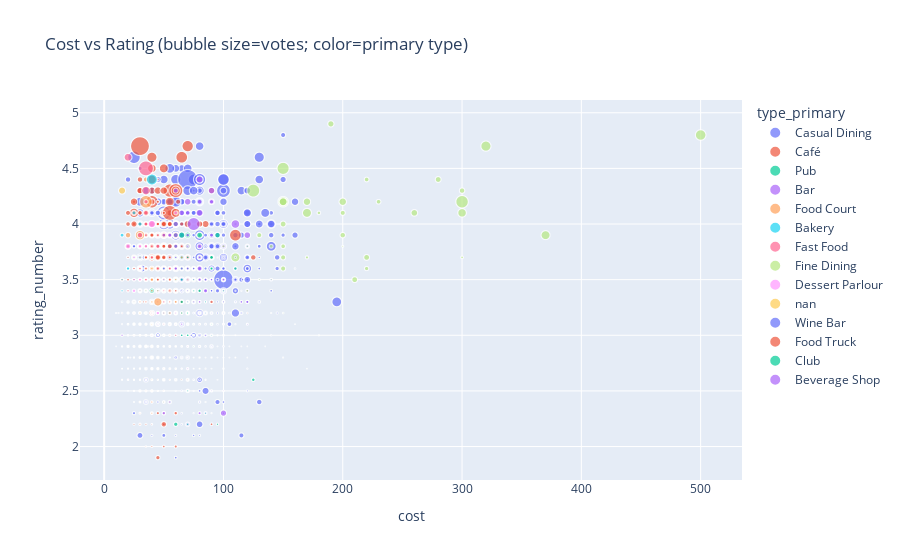

The notebook cell saved with this chart:
### Markdown cell above
## 8) Interactive bubble: Cost vs Rating (size=votes, color=primary type)

### Code cell
sample = df[["cost_final","rating_number","votes","type_primary","subzone"]].dropna().rename(
    columns={"cost_final":"cost"}
)
if len(sample) > 3500:
    sample = sample.sample(3500, random_state=RNG_SEED)

fig = px.scatter(sample, x="cost", y="rating_number",
                 size="votes", hover_data=["subzone"],
                 color="type_primary",
                 title="Cost vs Rating (bubble size=votes; color=primary type)")
fig.show()

### Figure 1 — Plotly figure (JSON) as saved in the notebook; plotly's stock layout.template omitted (floating-point values rounded to 4 significant figures; data arrays with more than 128 entries replaced by an {"elided": "..."} marker saying what was removed)
{"data": [{"customdata": {"elided": "1952x1 str values"}, "hovertemplate": "type_primary=Casual Dining<br>cost=%{x}<br>rating_number=%{y}<br>votes=%{marker.size}<br>subzone=%{customdata[0]}<extra></extra>", "legendgroup": "Casual Dining", "marker": {"color": "#636efa", "size": {"elided": "1952 float values"}, "sizemode": "area", "sizeref": 8.008, "symbol": "circle"}, "mode": "markers", "name": "Casual Dining", "showlegend": true, "type": "scattergl", "x": {"elided": "1952 float values"}, "xaxis": "x", "y": {"elided": "1952 float values"}, "yaxis": "y"}, {"customdata": {"elided": "934x1 str values"}, "hovertemplate": "type_primary=Café<br>cost=%{x}<br>rating_number=%{y}<br>votes=%{marker.size}<br>subzone=%{customdata[0]}<extra></extra>", "legendgroup": "Café", "marker": {"color": "#EF553B", "size": {"elided": "934 float values"}, "sizemode": "area", "sizeref": 8.008, "symbol": "circle"}, "mode": "markers", "name": "Café", "showlegend": true, "type": "scattergl", "x": {"elided": "934 float values"}, "xaxis": "x", "y": {"elided": "934 float values"}, "yaxis": "y"}, {"customdata": [["Newtown"], ["Mosman"], ["Crows Nest"], ["Greenwood Plaza, North Sydney"], ["Lord Wolseley Hotel, Ultimo"], ["Balmain"], ["Woollahra"], ["CBD"], ["Strathfield"], ["Glebe"], ["Arncliffe"], ["Belmore"], ["Burwood"], ["CBD"], ["Marrickville"], ["Erskineville"], ["Double Bay"], ["Drummoyne"], ["Erskineville"], ["Surry Hills"], ["Chippendale"], ["West Ryde"], ["Darlinghurst"], ["Surry Hills"], ["Balmain"], ["Rozelle"], ["Gymea"], ["Baulkham Hills"], ["The Collaroy, Collaroy"], ["Leichhardt"], ["Marrickville"], ["Terrey Hills"], ["Macquarie Park"], ["CBD"], ["Ivy, CBD"], ["Surry Hills"], ["McMahons Point"], ["Oatley"], ["Casula"], ["Petersham"], ["Waterloo"], ["Pyrmont"], ["Bondi Beach"], ["The Rocks"], ["Glebe"], ["Manly"], ["Bondi"], ["Capitol Square, Chinatown"], ["Frenchs Forest"], ["Randwick"], ["Surry Hills"], ["Marrickville"], ["Petersham"], ["Chinatown"], ["Chatswood"], ["North Sydney"], ["Rouse Hill"], ["Darlinghurst"], ["Eastwood"], ["Brookvale"], ["Woolloomooloo"], ["Balmain"], ["Glebe"], ["Sutherland"], ["Ashfield"], ["St. Peters"], ["Rozelle"], ["Waterloo"], ["Mosman"], ["Homebush"], ["CBD"], ["Petersham"], ["The Rocks"], ["Leura"], ["The Entertainment Quarter, Moore Park"], ["Concord"], ["Orient Hotel, The Rocks"], ["Glebe"], ["Lane Cove"], ["Homebush"], ["Parramatta"], ["CBD"], ["Double Bay"], ["CBD"], ["The Rocks"], ["Clovelly"], ["CBD"], ["Waterloo"], ["Darling Harbour"], ["Randwick"], ["Newtown"], ["Woolloomooloo"], ["Redfern"], ["Tramsheds, Harold Park"], ["Newtown"], ["T2 Sydney Domestic Airport"], ["Enmore"], ["North Strathfield"], ["Balmain"], ["The Rocks"], ["CBD"], ["Glebe"], ["Dee Why"], ["North Sydney"], ["Willoughby"], ["Parramatta"], ["Matraville"], ["Hurstville"], ["Kensington"], ["CBD"], ["Bondi Beach"], ["Woolloomooloo"], ["Canley Heights"], ["Bondi Junction"], ["CBD"], ["Moorebank"], ["Rosebery"], ["Surry Hills"], ["Pyrmont"], ["Beverly Hills"], ["Miranda Hotel, Miranda"], ["Newtown"], ["Royal Exhibition Hotel"]], "hovertemplate": "type_primary=Pub<br>cost=%{x}<br>rating_number=%{y}<br>votes=%{marker.size}<br>subzone=%{customdata[0]}<extra></extra>", "legendgroup": "Pub", "marker": {"color": "#00cc96", "size": [82.0, 100.0, 44.0, 9.0, 61.0, 36.0, 25.0, 20.0, 11.0, 61.0, 305.0, 15.0, 5.0, 21.0, 64.0, 118.0, 40.0, 62.0, 149.0, 311.0, 34.0, 12.0, 9.0, 52.0, 28.0, 13.0, 6.0, 43.0, 26.0, 63.0, 77.0, 119.0, 138.0, 16.0, 43.0, 127.0, 109.0, 93.0, 4.0, 20.0, 10.0, 54.0, 43.0, 234.0, 92.0, 23.0, 202.0, 52.0, 19.0, 19.0, 29.0, 64.0, 166.0, 46.0, 60.0, 87.0, 53.0, 38.0, 7.0, 59.0, 23.0, 89.0, 149.0, 11.0, 7.0, 20.0, 60.0, 33.0, 8.0, 5.0, 21.0, 12.0, 158.0, 19.0, 30.0, 36.0, 94.0, 24.0, 102.0, 4.0, 66.0, 93.0, 194.0, 61.0, 43.0, 23.0, 57.0, 34.0, 75.0, 34.0, 228.0, 31.0, 43.0, 42.0, 206.0, 39.0, 65.0, 53.0, 91.0, 264.0, 22.0, 30.0, 90.0, 34.0, 35.0, 20.0, 14.0, 15.0, 27.0, 37.0, 37.0, 28.0, 83.0, 16.0, 63.0, 6.0, 102.0, 59.0, 26.0, 31.0, 42.0, 60.0, 14.0], "sizemode": "area", "sizeref": 8.008, "symbol": "circle"}, "mode": "markers", "name": "Pub", "showlegend": true, "type": "scattergl", "x": [50.0, 90.0, 70.0, 60.0, 70.0, 60.0, 70.0, 30.0, 80.0, 65.0, 70.0, 60.0, 50.0, 70.0, 70.0, 90.0, 90.0, 80.0, 80.0, 65.0, 60.0, 65.0, 70.0, 100.0, 100.0, 70.0, 85.0, 80.0, 100.0, 70.0, 60.0, 60.0, 60.0, 50.0, 60.0, 60.0, 90.0, 60.0, 95.0, 75.0, 45.0, 70.0, 65.0, 95.0, 65.0, 50.0, 70.0, 70.0, 70.0, 50.0, 75.0, 50.0, 60.0, 70.0, 70.0, 60.0, 75.0, 70.0, 50.0, 75.0, 60.0, 65.0, 65.0, 90.0, 40.0, 60.0, 75.0, 45.0, 70.0, 65.0, 80.0, 70.0, 80.0, 60.0, 90.0, 40.0, 125.0, 90.0, 110.0, 75.0, 70.0, 50.0, 60.0, 65.0, 80.0, 80.0, 60.0, 70.0, 100.0, 55.0, 40.0, 50.0, 80.0, 95.0, 60.0, 45.0, 50.0, 60.0, 80.0, 80.0, 60.0, 85.0, 80.0, 85.0, 70.0, 40.0, 50.0, 80.0, 60.0, 85.0, 60.0, 65.0, 65.0, 90.0, 85.0, 40.0, 80.0, 60.0, 70.0, 50.0, 35.0, 60.0, 50.0], "xaxis": "x", "y": [3.2, 3.7, 2.2, 3.0, 3.7, 3.4, 3.1, 3.1, 2.8, 3.6, 3.9, 3.2, 2.6, 3.2, 3.6, 3.7, 3.6, 3.2, 3.5, 3.9, 3.3, 2.9, 2.8, 3.4, 3.3, 3.1, 2.8, 3.5, 3.4, 3.6, 3.4, 3.8, 2.2, 2.4, 3.1, 3.5, 3.6, 3.7, 3.0, 3.1, 3.0, 3.4, 3.2, 3.9, 3.3, 3.0, 3.8, 2.5, 2.5, 3.2, 3.5, 3.5, 3.7, 3.0, 3.1, 3.4, 3.4, 3.3, 2.6, 3.5, 3.2, 3.6, 3.7, 3.0, 2.8, 3.2, 3.4, 3.4, 2.9, 2.7, 3.3, 3.0, 3.7, 3.0, 3.1, 3.4, 2.6, 3.2, 3.6, 2.7, 3.0, 3.5, 3.9, 3.0, 3.9, 3.2, 3.3, 3.2, 3.4, 3.2, 3.4, 3.2, 3.2, 2.2, 4.0, 3.2, 3.3, 3.4, 3.4, 3.9, 3.1, 3.2, 3.5, 3.3, 3.2, 3.0, 3.2, 3.1, 3.2, 2.3, 3.4, 3.4, 3.5, 3.0, 3.5, 3.0, 3.8, 3.6, 3.2, 3.2, 3.4, 3.3, 3.0], "yaxis": "y"}, {"customdata": [["Mascot"], ["Marrickville"], ["The Rocks"], ["Potts Point"], ["Chatswood"], ["Hunters Hill"], ["Bondi Beach"], ["The Occidental Hotel, CBD"], ["Stamford Plaza Sydney Airport, Mascot"], ["CBD"], ["Cockle Bay Wharf"], ["Swissotel Sydney CBD"], ["Darlinghurst"], ["Newtown"], ["MLC Tower, CBD"], ["St Marys"], ["Sheraton on the Park, CBD"], ["St Marys"], ["Barangaroo"], ["Balmain"], ["Surry Hills"], ["Rozelle"], ["QT Sydney, CBD"], ["Establishment, CBD"], ["CBD"], ["Chatswood"], ["Marriott Sydney Harbour, Circular Quay"], ["CBD"], ["Rockdale"], ["CBD"], ["Turramurra"], ["Surry Hills"], ["Alexandria"], ["Surry Hills"], ["Paddington"], ["CBD"], ["Chatswood"], ["CBD"], ["Potts Point"], ["Harbourside Shopping Centre, Darling Harbour"], ["Darlinghurst"], ["Windsor"], ["CBD"], ["Circular Quay"], ["CBD"], ["The Rocks"], ["Glebe"], ["Darlinghurst"], ["Potts Point"], ["Surry Hills"], ["Kogarah"], ["Marrickville"], ["Annandale"], ["CBD"], ["Novotel Sydney Olympic Park"], ["Chinatown"], ["Botany Bay"], ["CBD"], ["Chinatown"], ["Novotel Sydney Central, Chinatown"], ["CBD"], ["Surry Hills"], ["Surry Hills"], ["Bankstown Sports Club, Bankstown"], ["Newtown"], ["Sans Souci"], ["Camden"], ["Woolloomooloo"], ["Chippendale"], ["Darlinghurst"], ["Hilton Sydney, CBD"], ["Darling Harbour"], ["Surry Hills"], ["Ultimo"], ["Dulwich Hill"], ["CBD"], ["Enmore"], ["Darlinghurst"], ["CBD"], ["Annandale"], ["Circular Quay"], ["The Sussex Hotel, CBD"], ["Darlinghurst"], ["Bonnyrigg"], ["Neutral Bay"], ["Darling Harbour"], ["Marrickville"], ["Bella Vista"], ["Erskineville"], ["Woollahra"], ["Surry Hills"], ["Darlinghurst"], ["Blacktown"], ["CBD"], ["CBD"], ["Crows Nest"], ["McMahons Point"], ["Cremorne"], ["Darling Harbour"], ["Darlinghurst"], ["T1 Sydney International Airport"], ["Mosman"], ["CBD"], ["Rydges World Square, CBD"], ["Darlinghurst"], ["Burwood"], ["CBD"], ["Manly"], ["Menai"], ["Potts Point"], ["Potts Point"], ["Newtown"], ["ArtHouse Hotel"], ["Surry Hills"], ["Botany Bay"], ["Surry Hills"], ["Shangri-la Hotel, The Rocks"], ["Surry Hills"], ["Woolloomooloo"], ["Circular Quay"], ["Bankstown Sports Club, Bankstown"], ["Crows Nest"], ["Kingsgrove"]], "hovertemplate": "type_primary=Bar<br>cost=%{x}<br>rating_number=%{y}<br>votes=%{marker.size}<br>subzone=%{customdata[0]}<extra></extra>", "legendgroup": "Bar", "marker": {"color": "#ab63fa", "size": [70.0, 258.0, 11.0, 9.0, 14.0, 77.0, 130.0, 16.0, 21.0, 26.0, 84.0, 76.0, 12.0, 81.0, 15.0, 18.0, 13.0, 11.0, 18.0, 215.0, 5.0, 138.0, 18.0, 7.0, 361.0, 16.0, 44.0, 382.0, 11.0, 79.0, 82.0, 14.0, 45.0, 186.0, 34.0, 35.0, 80.0, 343.0, 77.0, 298.0, 54.0, 5.0, 27.0, 42.0, 195.0, 32.0, 208.0, 170.0, 24.0, 186.0, 4.0, 27.0, 67.0, 101.0, 11.0, 64.0, 13.0, 57.0, 23.0, 21.0, 6.0, 8.0, 61.0, 14.0, 162.0, 34.0, 35.0, 91.0, 132.0, 242.0, 80.0, 27.0, 23.0, 55.0, 50.0, 4.0, 35.0, 32.0, 191.0, 81.0, 81.0, 4.0, 283.0, 6.0, 74.0, 159.0, 12.0, 65.0, 141.0, 16.0, 13.0, 338.0, 51.0, 46.0, 283.0, 5.0, 205.0, 92.0, 14.0, 20.0, 4.0, 16.0, 42.0, 23.0, 20.0, 14.0, 83.0, 410.0, 9.0, 112.0, 4.0, 6.0, 4.0, 1365.0, 7.0, 20.0, 157.0, 78.0, 10.0, 622.0, 7.0, 112.0, 6.0], "sizemode": "area", "sizeref": 8.008, "symbol": "circle"}, "mode": "markers", "name": "Bar", "showlegend": true, "type": "scattergl", "x": [120.0, 65.0, 75.0, 50.0, 50.0, 60.0, 90.0, 40.0, 90.0, 85.0, 60.0, 120.0, 35.0, 50.0, 70.0, 100.0, 150.0, 70.0, 90.0, 60.0, 70.0, 100.0, 100.0, 80.0, 120.0, 80.0, 90.0, 80.0, 70.0, 80.0, 60.0, 30.0, 50.0, 70.0, 110.0, 60.0, 65.0, 90.0, 60.0, 100.0, 80.0, 100.0, 70.0, 80.0, 80.0, 75.0, 60.0, 80.0, 70.0, 55.0, 70.0, 40.0, 80.0, 70.0, 85.0, 60.0, 70.0, 60.0, 80.0, 120.0, 55.0, 90.0, 80.0, 70.0, 70.0, 70.0, 100.0, 50.0, 55.0, 60.0, 100.0, 45.0, 65.0, 60.0, 70.0, 70.0, 100.0, 70.0, 80.0, 70.0, 80.0, 60.0, 90.0, 40.0, 40.0, 85.0, 60.0, 115.0, 60.0, 60.0, 65.0, 70.0, 45.0, 60.0, 30.0, 50.0, 80.0, 60.0, 100.0, 50.0, 50.0, 50.0, 65.0, 70.0, 80.0, 50.0, 85.0, 80.0, 60.0, 80.0, 60.0, 70.0, 70.0, 75.0, 45.0, 100.0, 90.0, 80.0, 60.0, 110.0, 75.0, 50.0, 70.0], "xaxis": "x", "y": [3.3, 4.1, 3.4, 3.1, 2.7, 3.4, 3.9, 3.1, 2.5, 3.0, 3.2, 3.4, 3.2, 3.5, 3.1, 3.1, 2.8, 3.1, 3.2, 4.3, 2.9, 3.8, 2.5, 2.9, 3.9, 3.1, 3.5, 4.1, 3.1, 3.8, 3.3, 3.0, 3.4, 4.1, 4.0, 3.5, 3.6, 4.3, 3.6, 2.3, 3.3, 2.8, 2.9, 3.2, 3.6, 3.5, 3.9, 3.7, 3.5, 3.9, 2.7, 3.5, 3.2, 3.9, 2.7, 3.7, 2.8, 3.2, 3.2, 3.1, 3.0, 3.1, 3.7, 3.4, 3.8, 3.4, 3.3, 2.3, 3.9, 4.0, 3.5, 3.3, 3.4, 3.4, 2.7, 2.6, 3.4, 3.8, 4.2, 3.6, 2.3, 2.8, 4.2, 2.9, 3.2, 3.4, 3.1, 3.3, 3.8, 3.2, 2.7, 4.2, 3.1, 3.7, 3.9, 2.5, 3.8, 3.6, 3.1, 3.1, 2.8, 3.4, 3.1, 3.3, 3.2, 3.3, 3.5, 4.4, 3.1, 3.5, 2.7, 2.9, 2.8, 4.0, 2.9, 3.7, 4.2, 3.5, 3.1, 4.0, 3.1, 3.9, 2.7], "yaxis": "y"}, {"customdata": [["Central Park, Chippendale"], ["Sussex Centre, Chinatown"], ["Hunter Connection, CBD"], ["Westfield Chatswood, Chatswood"], ["World Square Shopping Centre, CBD"], ["Macquarie Centre, Macquarie Park"], ["Westfield Liverpool, Liverpool"], ["Market City, Chinatown"], ["Bondi Junction"], ["Westfield Chatswood, Chatswood"], ["Westfield Bondi Junction, Bondi Junction"], ["Food@259, CBD"], ["Sydney Fish Market, Pyrmont"], ["Harbour Plaza, Chinatown"], ["Westfield Bondi Junction, Bondi Junction"], ["Westfield Burwood, Burwood"], ["Westfield Sydney Central Plaza, CBD"], ["Westfield Hurstville, Hurstville"], ["Chifley Plaza, CBD"], ["Hurstville Central, Hurstville"], ["Pittsway Arcade"], ["Sussex Centre, Chinatown"], ["Chifley Plaza, CBD"], ["Macquarie Centre, Macquarie Park"], ["Mandarin Centre, Chatswood"], ["MetCentre, CBD"], ["Westfield Liverpool, Liverpool"], ["Market City, Chinatown"], ["Westfield Liverpool, Liverpool"], ["Castlereagh Street Food Court, CBD"], ["Sussex Centre, Chinatown"], ["Westfield Pitt Street Mall, CBD"], ["Central Park, Chippendale"], ["Harbour Plaza, Chinatown"], ["Central Park, Chippendale"], ["Rockdale Shopping Plaza, Rockdale"], ["Top Ryde Shopping Centre, Ryde"], ["Wintergarden, CBD"], ["Westfield Chatswood, Chatswood"], ["Westfield Pitt Street Mall, CBD"], ["World Square Shopping Centre, CBD"], ["Dixon House Food Court, CBD"], ["Westfield Pitt Street Mall, CBD"], ["Chatswood Interchange, Chatswood"], ["CBD"], ["Darlington"], ["The Galeries, CBD"], ["Greenwood Plaza, North Sydney"], ["Food@259, CBD"], ["The Galeries, CBD"], ["Lidcombe Shopping Centre, Lidcombe"], ["The Star, Pyrmont"], ["Sussex Centre, Chinatown"], ["Sussex Centre, Chinatown"], ["Westfield Chatswood, Chatswood"], ["Cabramatta"], ["Martin Place Shopping Circle, CBD"], ["Birkenhead Point Shopping Centre, Drummoyne"], ["CBD"], ["Westfield Liverpool, Liverpool"], ["Castle Hill"], ["Burwood"], ["Capitol Square, Chinatown"], ["Central Park, Chippendale"], ["Kensington Street, Chippendale"], ["Westfield Chatswood, Chatswood"], ["World Square Shopping Centre, CBD"], ["Westfield Pitt Street Mall, CBD"], ["Wentworth Building, Newton"], ["Westfield Pitt Street Mall, CBD"], ["Lidcombe Shopping Centre, Lidcombe"], ["Birkenhead Point Shopping Centre, Drummoyne"], ["Pavilion On George, CBD"], ["Westfield Bondi Junction, Bondi Junction"], ["Chatswood Interchange, Chatswood"], ["Westfield Parramatta, Parramatta"], ["Hunter Connection, CBD"], ["Macquarie Centre, Macquarie Park"], ["Westpoint Shopping Centre, Blacktown"], ["Meadowbank"], ["Chinatown"], ["Westfield Sydney Central Plaza, CBD"], ["Westfield Bondi Junction, Bondi Junction"], ["Food@259, CBD"], ["Wintergarden, CBD"], ["Town Hall Square, CBD"], ["Burwood"], ["Westfield Miranda, Miranda"], ["T3 Sydney Domestic Airport"], ["MLC Tower, CBD"], ["Gateway, Circular Quay"], ["The Star, Pyrmont"], ["Westfield Parramatta, Parramatta"], ["Pittsway Arcade"], ["Foodbase, CBD"], ["Harbour Plaza, Chinatown"], ["MLC Tower, CBD"], ["Westfield Hurstville, Hurstville"], ["Food@259, CBD"], ["Westfield Hornsby, Hornsby"], ["Macquarie Park"], ["Stockland Shopping Centre, The Hills"], ["Westfield Chatswood, Chatswood"], ["Sydney Fish Market, Pyrmont"], ["MLC Tower, CBD"], ["Pittsway Arcade"], ["Mandarin Centre, Chatswood"], ["Westfield Pitt Street Mall, CBD"], ["Harbourside Shopping Centre, Darling Harbour"], ["Hunter Connection, CBD"], ["Harbourside Shopping Centre, Darling Harbour"], ["Market City, Chinatown"], ["Australia Square Food Court, CBD"], ["Macquarie Centre, Macquarie Park"], ["Hunter Connection, CBD"], ["MLC Tower, CBD"], ["Burwood"], ["Westfield Sydney Central Plaza, CBD"], ["Westfield Miranda, Miranda"], ["The Passage, CBD"], ["Westfield Chatswood, Chatswood"], ["Dixon House Food Court, CBD"]], "hovertemplate": "type_primary=Food Court<br>cost=%{x}<br>rating_number=%{y}<br>votes=%{marker.size}<br>subzone=%{customdata[0]}<extra></extra>", "legendgroup": "Food Court", "marker": {"color": "#FFA15A", "size": [18.0, 13.0, 8.0, 34.0, 31.0, 8.0, 7.0, 13.0, 6.0, 4.0, 5.0, 16.0, 53.0, 16.0, 10.0, 6.0, 5.0, 6.0, 5.0, 9.0, 7.0, 12.0, 36.0, 16.0, 34.0, 8.0, 4.0, 7.0, 16.0, 13.0, 13.0, 235.0, 5.0, 16.0, 10.0, 5.0, 4.0, 5.0, 22.0, 118.0, 85.0, 7.0, 4.0, 20.0, 16.0, 6.0, 26.0, 12.0, 8.0, 692.0, 4.0, 6.0, 53.0, 4.0, 44.0, 4.0, 9.0, 48.0, 27.0, 7.0, 4.0, 4.0, 52.0, 5.0, 9.0, 12.0, 4.0, 556.0, 19.0, 181.0, 7.0, 6.0, 196.0, 7.0, 63.0, 4.0, 26.0, 12.0, 5.0, 17.0, 6.0, 14.0, 7.0, 16.0, 53.0, 7.0, 8.0, 4.0, 4.0, 11.0, 11.0, 63.0, 42.0, 44.0, 209.0, 1264.0, 4.0, 8.0, 5.0, 4.0, 21.0, 6.0, 16.0, 74.0, 18.0, 34.0, 53.0, 35.0, 16.0, 21.0, 10.0, 35.0, 4.0, 12.0, 9.0, 7.0, 4.0, 52.0, 5.0, 95.0, 15.0, 4.0], "sizemode": "area", "sizeref": 8.008, "symbol": "circle"}, "mode": "markers", "name": "Food Court", "showlegend": true, "type": "scattergl", "x": [35.0, 35.0, 15.0, 40.0, 40.0, 25.0, 25.0, 35.0, 30.0, 30.0, 30.0, 20.0, 50.0, 35.0, 60.0, 30.0, 40.0, 40.0, 40.0, 25.0, 30.0, 40.0, 35.0, 30.0, 40.0, 20.0, 40.0, 30.0, 35.0, 30.0, 35.0, 20.0, 35.0, 30.0, 30.0, 55.0, 20.0, 30.0, 25.0, 50.0, 60.0, 35.0, 30.0, 25.0, 40.0, 170.0, 40.0, 35.0, 30.0, 30.0, 35.0, 50.0, 40.0, 45.0, 40.0, 30.0, 25.0, 20.0, 30.0, 25.0, 35.0, 15.0, 25.0, 35.0, 30.0, 45.0, 30.0, 45.0, 35.0, 40.0, 10.0, 35.0, 25.0, 30.0, 60.0, 25.0, 30.0, 30.0, 30.0, 30.0, 35.0, 25.0, 50.0, 30.0, 40.0, 30.0, 30.0, 25.0, 25.0, 25.0, 40.0, 60.0, 40.0, 30.0, 35.0, 35.0, 25.0, 45.0, 35.0, 25.0, 20.0, 30.0, 40.0, 65.0, 30.0, 30.0, 40.0, 35.0, 35.0, 20.0, 40.0, 30.0, 15.0, 30.0, 25.0, 30.0, 25.0, 60.0, 30.0, 40.0, 30.0, 30.0], "xaxis": "x", "y": [2.5, 3.2, 2.9, 3.1, 2.4, 2.9, 2.9, 3.1, 2.7, 3.0, 2.9, 2.9, 3.2, 3.2, 3.3, 2.7, 3.0, 2.7, 2.9, 2.4, 3.0, 3.1, 3.1, 2.9, 2.5, 2.6, 2.5, 2.9, 2.8, 3.1, 2.5, 3.9, 3.1, 3.2, 2.5, 2.9, 2.8, 2.6, 3.1, 3.4, 3.3, 3.0, 2.7, 3.2, 2.8, 2.7, 2.6, 2.6, 2.6, 3.9, 2.8, 3.0, 3.5, 2.7, 3.0, 2.8, 3.0, 3.7, 3.3, 2.5, 2.8, 2.7, 3.3, 2.7, 3.1, 2.9, 2.9, 3.3, 3.2, 3.6, 2.9, 2.8, 3.7, 2.8, 3.4, 2.9, 3.4, 3.1, 2.9, 2.9, 3.1, 2.5, 2.6, 2.5, 3.4, 2.7, 2.7, 2.9, 2.8, 3.1, 3.1, 3.3, 2.3, 3.6, 4.4, 4.2, 2.9, 2.8, 2.9, 2.8, 3.2, 3.0, 2.3, 3.7, 3.0, 3.5, 3.5, 2.9, 3.1, 3.3, 2.5, 3.4, 2.8, 2.4, 3.1, 3.1, 2.9, 3.5, 2.8, 3.5, 2.3, 2.8], "yaxis": "y"}, {"customdata": [["Newtown"], ["Wetherill Park"], ["Maroubra"], ["Surry Hills"], ["Glenbrook"], ["Westfield Miranda, Miranda"], ["Willoughby"], ["Arncliffe"], ["Maroubra"], ["Bronte"], ["Bangor Shopping Centre, Bangor"], ["Newtown"], ["Redfern"], ["Leura"], ["Darlinghurst"], ["Nepean Village, Penrith"], ["Eastwood"], ["Central Station, Chinatown"], ["Oatley"], ["Waverley"], ["Monterey"], ["Coogee"], ["CBD"], ["Narrabeen"], ["Dural"], ["Eastwood"], ["Abbotsford"], ["Macarthur Square Shopping Centre, Campbeltown"], ["Birkenhead Point Shopping Centre, Drummoyne"], ["Blacktown"], ["Fairfield"], ["Glebe"], ["Freshwater"], ["Canley Vale"]], "hovertemplate": "type_primary=Bakery<br>cost=%{x}<br>rating_number=%{y}<br>votes=%{marker.size}<br>subzone=%{customdata[0]}<extra></extra>", "legendgroup": "Bakery", "marker": {"color": "#19d3f3", "size": [953.0, 19.0, 11.0, 53.0, 5.0, 10.0, 121.0, 13.0, 6.0, 161.0, 4.0, 7.0, 152.0, 50.0, 128.0, 25.0, 49.0, 99.0, 17.0, 4.0, 45.0, 41.0, 125.0, 36.0, 36.0, 12.0, 47.0, 5.0, 10.0, 13.0, 129.0, 23.0, 9.0, 13.0], "sizemode": "area", "sizeref": 8.008, "symbol": "circle"}, "mode": "markers", "name": "Bakery", "showlegend": true, "type": "scattergl", "x": [40.0, 20.0, 30.0, 20.0, 15.0, 25.0, 25.0, 20.0, 20.0, 30.0, 20.0, 20.0, 30.0, 50.0, 30.0, 25.0, 20.0, 20.0, 20.0, 20.0, 15.0, 30.0, 25.0, 40.0, 50.0, 20.0, 15.0, 30.0, 35.0, 10.0, 15.0, 15.0, 25.0, 30.0], "xaxis": "x", "y": [4.4, 3.6, 2.6, 3.6, 2.9, 2.9, 4.1, 3.2, 2.9, 4.0, 2.8, 2.8, 3.7, 3.6, 3.8, 3.3, 3.3, 3.6, 3.1, 2.7, 3.5, 3.4, 3.7, 3.3, 3.4, 3.0, 3.4, 3.0, 3.0, 3.2, 3.9, 3.3, 3.0, 3.1], "yaxis": "y"}, {"customdata": [["Windsor"], ["Chatswood"], ["Westfield Liverpool, Liverpool"], ["Homebush"], ["Newtown"], ["Darlinghurst"], ["Rockdale"], ["T3 Sydney Domestic Airport"], ["Westpoint Shopping Centre, Blacktown"], ["Auburn"], ["Enmore"], ["Cabramatta"], ["Surry Hills"], ["Chifley Plaza, CBD"], ["Newtown"], ["Canterbury"], ["Lakemba"], ["Bondi"], ["Berala"], ["Chinatown"], ["Penshurst"], ["CBD"], ["Westpoint Shopping Centre, Blacktown"], ["Darling Harbour"], ["Surry Hills"], ["Rhodes Waterside, Rhodes"], ["Newtown"], ["Homebush"], ["Turramurra"], ["Vaucluse"], ["Chatswood"], ["Wintergarden, CBD"], ["Stanmore"], ["Manly"], ["Camden"], ["Menai"], ["Merrylands"], ["Penshurst"], ["Macquarie Park"], ["Danks Street Shopping Plaza, Waterloo"], ["Darlinghurst"], ["Bankstown"], ["Strathfield"], ["Lakemba"], ["Epping"], ["Hunters Hill"], ["Liverpool"], ["Riverwood"], ["Westfield Hurstville, Hurstville"], ["Eastwood"], ["Strathfield"], ["Maroubra"], ["Lindfield"], ["Old Toongabbie"], ["Hunters Hill"], ["Caringbah"], ["Northmead"], ["Kogarah"], ["Westfield Miranda, Miranda"], ["Blacktown"], ["MetCentre, CBD"], ["Darlington"], ["McMahons Point"], ["MLC Building, North Sydney"], ["Bexley"], ["Eastwood"], ["Surry Hills"], ["Narrabeen"], ["Smithfield"], ["Central Station, Chinatown"], ["Granville"], ["Penrith"], ["Auburn"], ["Summer Hill"], ["Annandale"], ["Ultimo"], ["Blacktown"], ["Annandale"], ["Surry Hills"], ["Artarmon"], ["Darlinghurst"], ["Marrickville"], ["Waterloo"], ["Rockdale"], ["Waverley"], ["Rhodes"], ["Parramatta"], ["Cronulla"], ["Belfield"], ["St Leonards"], ["Darlinghurst"], ["Castle Hill"], ["Kensington"], ["Eastwood"], ["North Ryde"], ["Springwood"], ["Annandale"], ["Neutral Bay"], ["Petersham"], ["Marketfair Shopping Centre, Campbeltown"], ["Ermington"], ["Newington"], ["Mascot"], ["CBD"], ["Crown Square Plaza, Waterloo"], ["Kyeemagh"], ["Manly"], ["Manly"], ["North Ryde"], ["Hurstville"], ["Parramatta"], ["Mascot"], ["Circular Quay"], ["Darling Harbour"], ["Berala"], ["Willoughby"], ["CBD"], ["Lakemba"]], "hovertemplate": "type_primary=Fast Food<br>cost=%{x}<br>rating_number=%{y}<br>votes=%{marker.size}<br>subzone=%{customdata[0]}<extra></extra>", "legendgroup": "Fast Food", "marker": {"color": "#FF6692", "size": [22.0, 5.0, 20.0, 6.0, 18.0, 607.0, 8.0, 7.0, 14.0, 5.0, 149.0, 50.0, 69.0, 15.0, 87.0, 15.0, 22.0, 40.0, 47.0, 15.0, 8.0, 9.0, 4.0, 11.0, 58.0, 14.0, 167.0, 5.0, 16.0, 6.0, 11.0, 19.0, 13.0, 37.0, 11.0, 25.0, 10.0, 11.0, 10.0, 9.0, 56.0, 4.0, 43.0, 12.0, 4.0, 16.0, 5.0, 12.0, 15.0, 6.0, 15.0, 6.0, 26.0, 15.0, 29.0, 9.0, 40.0, 10.0, 4.0, 4.0, 16.0, 8.0, 71.0, 35.0, 4.0, 64.0, 26.0, 78.0, 18.0, 7.0, 1783.0, 6.0, 13.0, 9.0, 63.0, 5.0, 68.0, 6.0, 148.0, 4.0, 46.0, 490.0, 25.0, 113.0, 22.0, 14.0, 7.0, 22.0, 8.0, 6.0, 248.0, 6.0, 60.0, 9.0, 16.0, 9.0, 155.0, 34.0, 356.0, 4.0, 18.0, 50.0, 6.0, 11.0, 18.0, 26.0, 28.0, 174.0, 6.0, 69.0, 4.0, 80.0, 10.0, 10.0, 6.0, 10.0, 11.0, 4.0], "sizemode": "area", "sizeref": 8.008, "symbol": "circle"}, "mode": "markers", "name": "Fast Food", "showlegend": true, "type": "scattergl", "x": [40.0, 15.0, 40.0, 25.0, 25.0, 35.0, 30.0, 30.0, 40.0, 30.0, 30.0, 20.0, 35.0, 35.0, 30.0, 25.0, 40.0, 50.0, 25.0, 40.0, 25.0, 35.0, 35.0, 30.0, 30.0, 25.0, 35.0, 25.0, 30.0, 40.0, 20.0, 25.0, 45.0, 50.0, 40.0, 40.0, 40.0, 35.0, 25.0, 30.0, 45.0, 30.0, 60.0, 40.0, 35.0, 60.0, 50.0, 35.0, 30.0, 30.0, 40.0, 40.0, 25.0, 45.0, 50.0, 35.0, 30.0, 35.0, 30.0, 15.0, 15.0, 30.0, 55.0, 30.0, 35.0, 35.0, 50.0, 45.0, 40.0, 20.0, 35.0, 30.0, 30.0, 25.0, 40.0, 35.0, 30.0, 30.0, 35.0, 40.0, 50.0, 20.0, 55.0, 35.0, 25.0, 30.0, 30.0, 20.0, 25.0, 25.0, 30.0, 35.0, 35.0, 25.0, 45.0, 50.0, 45.0, 50.0, 40.0, 35.0, 40.0, 40.0, 30.0, 25.0, 30.0, 25.0, 50.0, 30.0, 30.0, 30.0, 30.0, 40.0, 30.0, 35.0, 20.0, 40.0, 30.0, 20.0], "xaxis": "x", "y": [3.0, 2.7, 3.1, 2.7, 3.2, 4.3, 3.0, 2.5, 3.0, 2.9, 3.8, 3.4, 3.9, 2.9, 3.5, 3.4, 3.3, 3.1, 3.5, 3.2, 2.8, 2.9, 3.0, 3.1, 3.6, 3.0, 4.1, 2.6, 3.2, 2.7, 3.2, 3.3, 3.1, 3.1, 3.1, 3.2, 2.6, 3.2, 3.0, 2.6, 3.9, 2.8, 3.0, 3.0, 2.8, 3.2, 2.7, 3.1, 3.2, 2.9, 3.1, 2.7, 2.9, 3.1, 3.3, 2.9, 3.7, 3.0, 2.8, 2.7, 3.2, 3.0, 3.6, 3.4, 2.8, 3.5, 3.5, 3.6, 3.2, 2.6, 4.5, 2.9, 3.1, 2.9, 3.8, 2.8, 3.5, 3.1, 4.2, 2.8, 3.3, 4.6, 2.4, 4.0, 3.2, 3.1, 2.7, 3.3, 3.0, 2.7, 3.9, 2.7, 3.5, 2.9, 3.2, 2.7, 3.8, 3.4, 4.0, 2.7, 3.2, 3.3, 3.1, 2.7, 3.2, 3.0, 3.4, 3.8, 3.0, 3.8, 2.8, 3.7, 3.1, 2.4, 2.9, 3.0, 3.0, 2.6], "yaxis": "y"}, {"customdata": [["Icebergs, Bondi Beach"], ["Circular Quay"], ["Pyrmont"], ["Circular Quay"], ["CBD"], ["Radisson Blu Plaza Hotel CBD"], ["Darling Harbour"], ["Cronulla"], ["Stanmore"], ["CBD"], ["Palm Beach"], ["The Star, Pyrmont"], ["Darling Park, Darling Harbour"], ["The Rocks Centre, The Rocks"], ["McMahons Point"], ["Little Hartley"], ["Paddington"], ["Woolloomooloo"], ["The Star, Pyrmont"], ["Roseville"], ["Newtown"], ["CBD"], ["Kensington Street, Chippendale"], ["Brooklyn"], ["Chippendale"], ["Woolloomooloo"], ["Surry Hills"], ["Establishment, CBD"], ["Ivy, CBD"], ["Cockle Bay Wharf"], ["Double Bay"], ["CBD"], ["CBD"], ["Penrith"], ["Freshwater"], ["Darling Harbour"], ["Drummoyne"], ["Fairfield RSL, Fairfield"], ["The Langham, CBD"], ["Milsons Point"], ["GPO Grand, CBD"], ["The Bathers' Pavilion, Mosman"], ["Darlinghurst"], ["Woolloomooloo"], ["Barangaroo"], ["Berowra"], ["CBD"], ["Kensington Street, Chippendale"]], "hovertemplate": "type_primary=Fine Dining<br>cost=%{x}<br>rating_number=%{y}<br>votes=%{marker.size}<br>subzone=%{customdata[0]}<extra></extra>", "legendgroup": "Fine Dining", "marker": {"color": "#B6E880", "size": [655.0, 1254.0, 305.0, 11.0, 870.0, 454.0, 71.0, 209.0, 272.0, 277.0, 185.0, 631.0, 873.0, 1381.0, 194.0, 16.0, 457.0, 257.0, 561.0, 60.0, 360.0, 6.0, 108.0, 83.0, 37.0, 514.0, 58.0, 863.0, 196.0, 154.0, 6.0, 8.0, 44.0, 4.0, 656.0, 49.0, 124.0, 167.0, 30.0, 269.0, 216.0, 596.0, 262.0, 1148.0, 36.0, 240.0, 164.0, 29.0], "sizemode": "area", "sizeref": 8.008, "symbol": "circle"}, "mode": "markers", "name": "Fine Dining", "showlegend": true, "type": "scattergl", "x": [110.0, 300.0, 190.0, 130.0, 150.0, 170.0, 100.0, 150.0, 280.0, 210.0, 230.0, 370.0, 500.0, 125.0, 130.0, 150.0, 200.0, 200.0, 150.0, 120.0, 260.0, 135.0, 180.0, 170.0, 85.0, 150.0, 300.0, 320.0, 150.0, 220.0, 160.0, 180.0, 120.0, 110.0, 170.0, 110.0, 140.0, 150.0, 140.0, 220.0, 200.0, 300.0, 150.0, 150.0, 130.0, 300.0, 220.0, 200.0], "xaxis": "x", "y": [3.7, 4.2, 4.9, 3.3, 4.2, 4.2, 3.8, 3.7, 4.4, 3.5, 4.2, 3.9, 4.8, 4.3, 3.9, 3.2, 4.2, 3.9, 4.2, 3.4, 4.1, 2.9, 4.1, 3.7, 3.8, 4.2, 3.7, 4.7, 3.6, 3.6, 3.1, 3.0, 3.8, 2.8, 4.1, 3.7, 3.8, 3.8, 3.5, 3.7, 4.1, 4.1, 4.0, 4.5, 3.5, 4.3, 4.4, 3.8], "yaxis": "y"}, {"customdata": [["Hurstville"], ["Strathfield"], ["Earlwood"], ["Bondi Beach"], ["Brighton-Le-Sands"], ["Alexandria"], ["Lindfield"], ["Crows Nest"], ["Hurstville"], ["Randwick"], ["Penrith"], ["Kirrawee"], ["Randwick"], ["East Village Shopping Centre, Zetland"], ["Cockle Bay Wharf"], ["CBD"], ["Ryde"], ["Ryde"]], "hovertemplate": "type_primary=Dessert Parlour<br>cost=%{x}<br>rating_number=%{y}<br>votes=%{marker.size}<br>subzone=%{customdata[0]}<extra></extra>", "legendgroup": "Dessert Parlour", "marker": {"color": "#FF97FF", "size": [18.0, 39.0, 66.0, 92.0, 98.0, 98.0, 51.0, 14.0, 4.0, 130.0, 10.0, 61.0, 203.0, 11.0, 432.0, 94.0, 7.0, 5.0], "sizemode": "area", "sizeref": 8.008, "symbol": "circle"}, "mode": "markers", "name": "Dessert Parlour", "showlegend": true, "type": "scattergl", "x": [20.0, 40.0, 30.0, 25.0, 45.0, 35.0, 25.0, 25.0, 25.0, 60.0, 20.0, 25.0, 20.0, 20.0, 40.0, 30.0, 25.0, 30.0], "xaxis": "x", "y": [2.6, 3.3, 3.5, 3.4, 3.2, 3.8, 3.7, 3.1, 2.7, 4.1, 3.2, 3.7, 3.8, 3.3, 4.0, 3.8, 3.0, 3.0], "yaxis": "y"}, {"customdata": [["Rhodes Waterside, Rhodes"], ["Bella Vista"], ["Five Dock"], ["CBD"], ["Central Station, Chinatown"], ["Greenwood Plaza, North Sydney"], ["Coogee"], ["Smithfield"], ["Mascot"], ["Smithfield"], ["Potts Point"]], "hovertemplate": "type_primary=nan<br>cost=%{x}<br>rating_number=%{y}<br>votes=%{marker.size}<br>subzone=%{customdata[0]}<extra></extra>", "legendgroup": "nan", "marker": {"color": "#FECB52", "size": [16.0, 42.0, 6.0, 5.0, 4.0, 16.0, 30.0, 6.0, 405.0, 4.0, 38.0], "sizemode": "area", "sizeref": 8.008, "symbol": "circle"}, "mode": "markers", "name": "nan", "showlegend": true, "type": "scattergl", "x": [35.0, 40.0, 30.0, 25.0, 30.0, 40.0, 30.0, 20.0, 15.0, 40.0, 40.0], "xaxis": "x", "y": [3.4, 3.6, 3.1, 2.9, 2.7, 3.1, 3.2, 2.9, 4.3, 2.8, 3.3], "yaxis": "y"}, {"customdata": [["Surry Hills"], ["Myahgah Mews, Mosman"], ["Potts Point"], ["Potts Point"], ["Hotel CBD, CBD"], ["Miranda"], ["CBD"]], "hovertemplate": "type_primary=Wine Bar<br>cost=%{x}<br>rating_number=%{y}<br>votes=%{marker.size}<br>subzone=%{customdata[0]}<extra></extra>", "legendgroup": "Wine Bar", "marker": {"color": "#636efa", "size": [75.0, 62.0, 8.0, 5.0, 27.0, 17.0, 175.0], "sizemode": "area", "sizeref": 8.008, "symbol": "circle"}, "mode": "markers", "name": "Wine Bar", "showlegend": true, "type": "scattergl", "x": [50.0, 75.0, 50.0, 70.0, 50.0, 85.0, 95.0], "xaxis": "x", "y": [3.6, 3.6, 3.1, 3.1, 3.2, 3.2, 3.8], "yaxis": "y"}, {"customdata": [["Wetherill Park"], ["Haberfield"], ["CBD"], ["Lidcombe"]], "hovertemplate": "type_primary=Food Truck<br>cost=%{x}<br>rating_number=%{y}<br>votes=%{marker.size}<br>subzone=%{customdata[0]}<extra></extra>", "legendgroup": "Food Truck", "marker": {"color": "#EF553B", "size": [7.0, 225.0, 10.0, 6.0], "sizemode": "area", "sizeref": 8.008, "symbol": "circle"}, "mode": "markers", "name": "Food Truck", "showlegend": true, "type": "scattergl", "x": [20.0, 30.0, 25.0, 25.0], "xaxis": "x", "y": [3.1, 4.4, 3.0, 3.1], "yaxis": "y"}, {"customdata": [["Hornsby"]], "hovertemplate": "type_primary=Club<br>cost=%{x}<br>rating_number=%{y}<br>votes=%{marker.size}<br>subzone=%{customdata[0]}<extra></extra>", "legendgroup": "Club", "marker": {"color": "#00cc96", "size": [20.0], "sizemode": "area", "sizeref": 8.008, "symbol": "circle"}, "mode": "markers", "name": "Club", "showlegend": true, "type": "scattergl", "x": [75.0], "xaxis": "x", "y": [2.9], "yaxis": "y"}, {"customdata": [["Central Park, Chippendale"], ["Strathfield Plaza, Strathfield"], ["Chinatown"], ["Westfield Liverpool, Liverpool"], ["Mosman"]], "hovertemplate": "type_primary=Beverage Shop<br>cost=%{x}<br>rating_number=%{y}<br>votes=%{marker.size}<br>subzone=%{customdata[0]}<extra></extra>", "legendgroup": "Beverage Shop", "marker": {"color": "#ab63fa", "size": [9.0, 6.0, 50.0, 4.0, 6.0], "sizemode": "area", "sizeref": 8.008, "symbol": "circle"}, "mode": "markers", "name": "Beverage Shop", "showlegend": true, "type": "scattergl", "x": [15.0, 15.0, 15.0, 15.0, 35.0], "xaxis": "x", "y": [3.1, 2.6, 3.0, 2.8, 2.9], "yaxis": "y"}], "layout": {"legend": {"itemsizing": "constant", "title": {"text": "type_primary"}, "tracegroupgap": 0}, "title": {"text": "Cost vs Rating (bubble size=votes; color=primary type)"}, "xaxis": {"anchor": "y", "domain": [0, 1], "title": {"text": "cost"}}, "yaxis": {"anchor": "x", "domain": [0, 1], "title": {"text": "rating_number"}}}}
